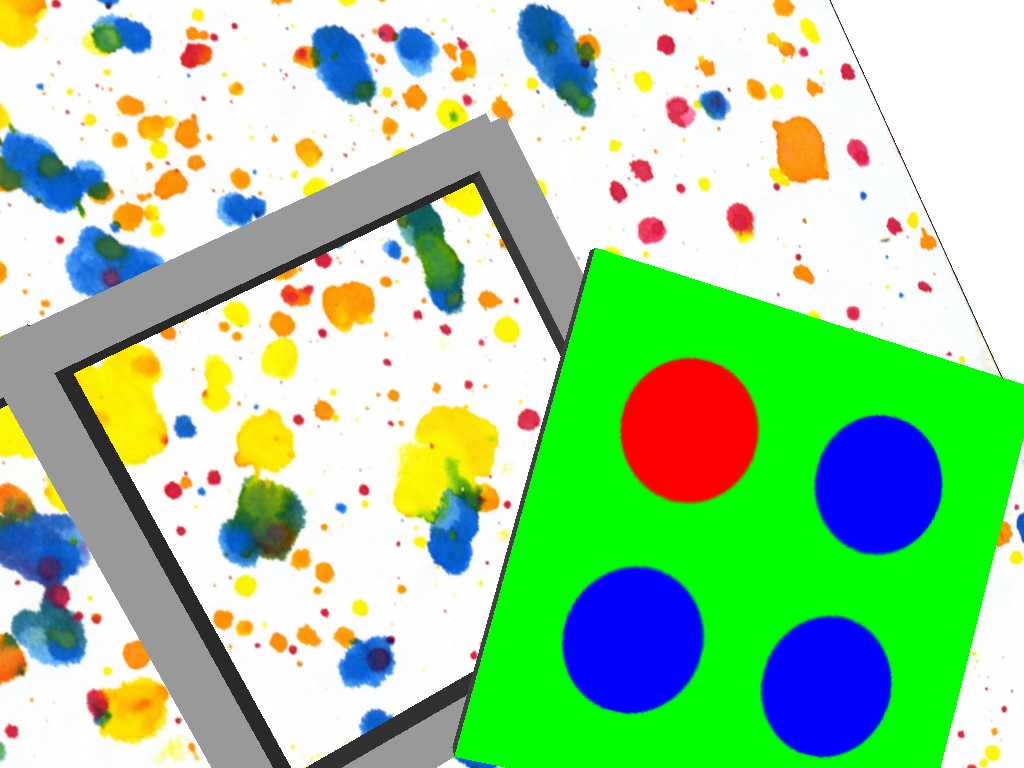
//> input picture Vision/Excercises/FinalProject/FinalProject_Marker1/debug_image_points2.png, 1024 x 768 px
$ ./main debug_image_points2.png   (built with g++ and OpenCV 4)
//> lines starting //> are read from the running program, lines starting //| are printed output that depends on the picture; after the words box and inside, x2 and y2 are one past the last pixel; in counts of white or black regions, pixels touching at a corner belong together
//> further down, current_image is the input picture: 768 rows x 1024 cols, CV_8UC3; mean B, G, R 158, 205.9, 160.9
#include <opencv2/imgproc.hpp>
#include <opencv2/highgui.hpp>

#include <functional>
#include <opencv2/calib3d.hpp>
#include <iostream>
#include <string>
#include <fstream>
#include <opencv2/opencv.hpp>

using namespace std;

// Calls the std::function<void()> passed as 'userdata'
// [10 lines left out: functions on_trackbar, showImage, not called in this run]

void applyMorph(cv::Mat &img, cv::Mat &imgOut, cv::MorphTypes type, const cv::Size &kernelSize, cv::MorphShapes morphShapes = cv::MORPH_ELLIPSE)
{
    //structuring element
    cv::Mat kernel = cv::getStructuringElement(morphShapes, kernelSize);
    //apply morph
    cv::Mat morphedImg;
    cv::morphologyEx(img, morphedImg, type, kernel);

    //return result
    imgOut = morphedImg;
}

void applyHSVSegmentation(cv::Mat &image, cv::Mat &imgOut, cv::Mat &maskOut,
                             cv::Scalar thresholdMAX, cv::Scalar thresholdMin,
                             cv::MorphTypes morphType = cv::MORPH_OPEN,
                             cv::Size kernelSize = cv::Size(0,0))
{
//> called with thresholdMAX = Scalar(109, 255, 255), thresholdMin = Scalar(110, 255, 255), kernelSize = Size(10, 10)
    //convert image to hsv
    cv::Mat imageHSV, imgThreshold1, imgThreshold2, mask;
    cv::cvtColor(image, imageHSV, cv::COLOR_BGR2HSV);
//> imageHSV: 768 rows x 1024 cols, CV_8UC3; mean H, S, V 43.9, 103.8, 234.3

    //check if thresholdMAX's HUE is less then thresholdMIN's HUE and apply wraparound logic
    if (thresholdMin[0] > thresholdMAX[0])
    {
        //wrap around
        cv::inRange(imageHSV,
                    cv::Scalar(thresholdMin[0], thresholdMin[1], thresholdMin[2]),
                    cv::Scalar(180, thresholdMin[1], thresholdMin[2]),
                    imgThreshold1);
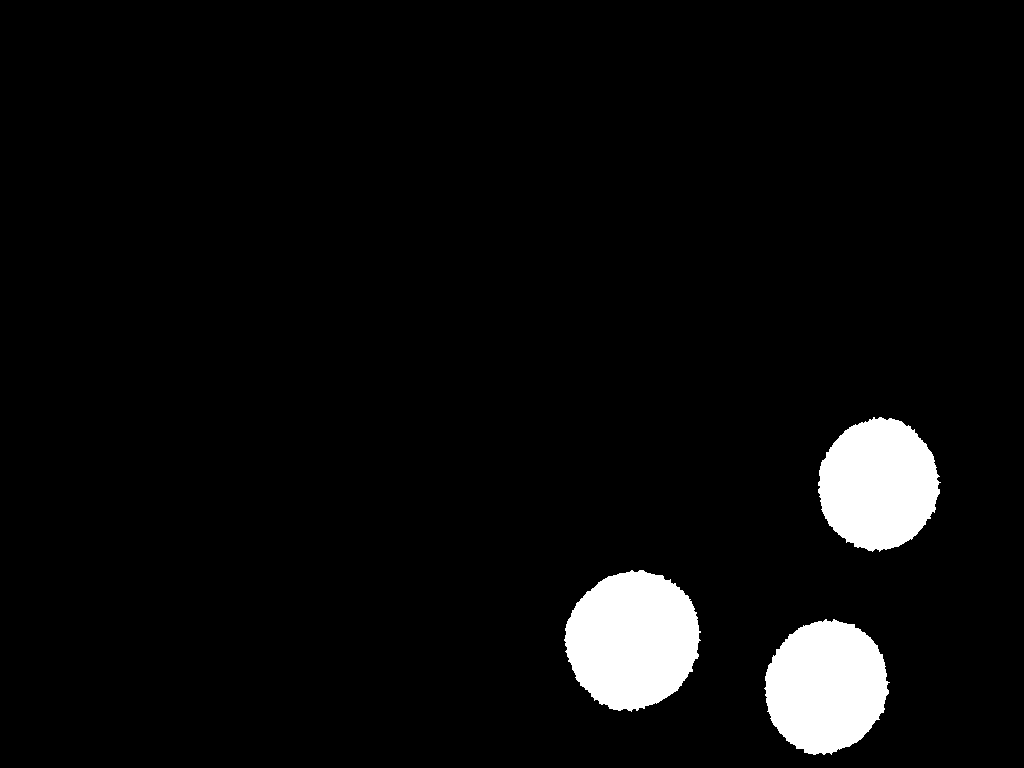
//> imgThreshold1: 768 rows x 1024 cols, CV_8UC1; 5.1% white; 3 white regions, box (x1, y1, x2, y2) and area: (564, 570, 701, 712) 14557, (764, 619, 890, 755) 12807, (818, 417, 941, 552) 12418

        cv::inRange(imageHSV,
                    cv::Scalar(0, 0, 0),
                    cv::Scalar(thresholdMAX[0], thresholdMAX[1], thresholdMAX[2]),
                    imgThreshold2);
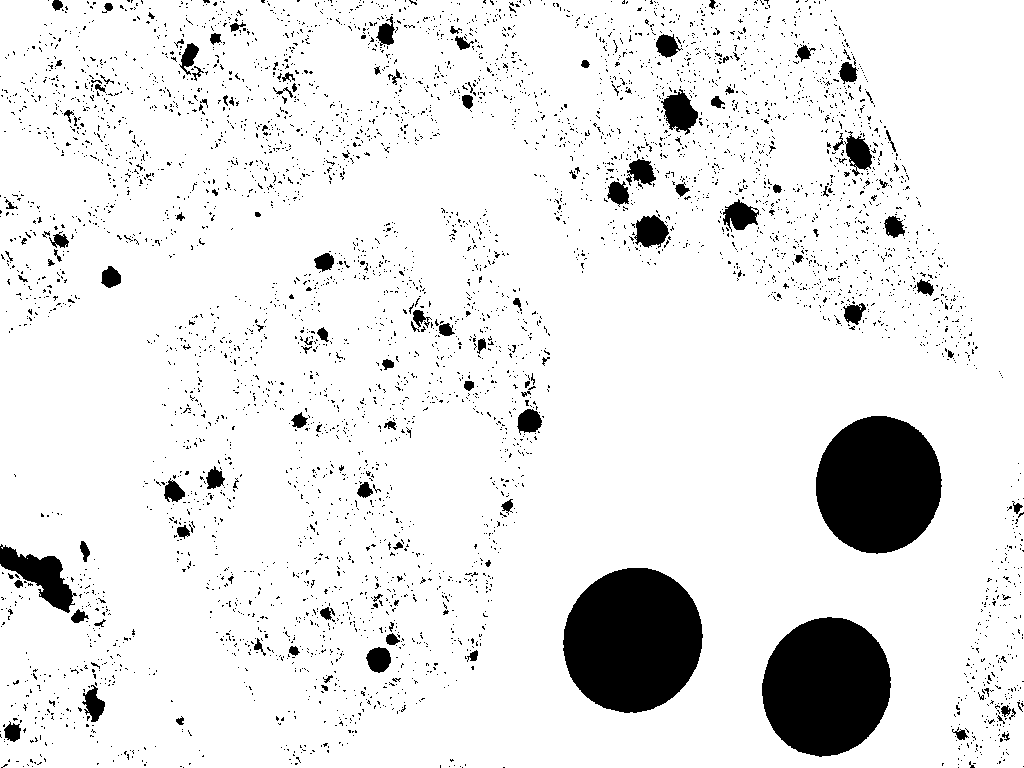
//> imgThreshold2: 768 rows x 1024 cols, CV_8UC1; 90.5% white; 4883 black regions (4749 under 20 px), largest, box (x1, y1, x2, y2) and area: (563, 568, 703, 713) 15817, (762, 617, 891, 757) 13992, (816, 416, 942, 554) 13553

        //combine thresholds
        mask = max(imgThreshold1, imgThreshold2);
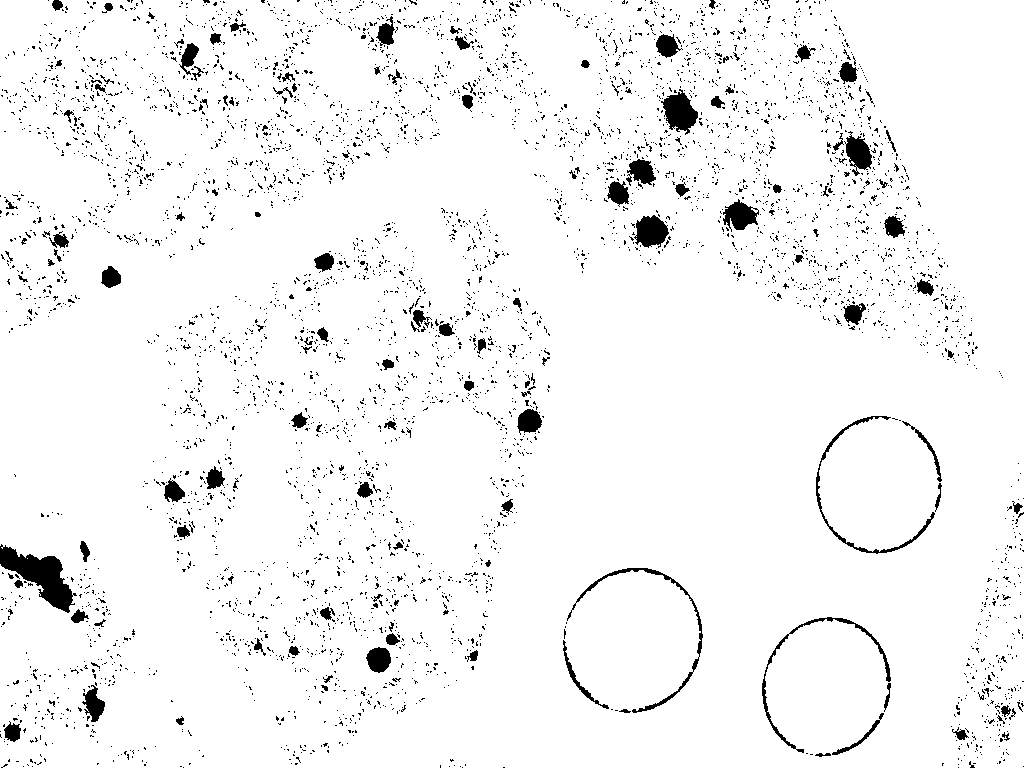
//> mask: 768 rows x 1024 cols, CV_8UC1; 95.5% white; 4899 black regions (4758 under 20 px), largest, box (x1, y1, x2, y2) and area: (0, 544, 77, 613) 2173, (661, 89, 698, 135) 972, (567, 568, 703, 713) 903
    }
    else
    {
        //single inrange
        cv::inRange(imageHSV,
                    cv::Scalar(thresholdMin[0], thresholdMin[1], thresholdMin[2]),
                    cv::Scalar(thresholdMAX[0], thresholdMAX[1], thresholdMAX[2]),
                    mask);
    }

    //if morph type != nullptr and kernelsize != nullptr do the morph operation
    if (kernelSize != cv::Size(0,0))
    {
        applyMorph(mask, mask, morphType, kernelSize);
//> in applyMorph, `cv::morphologyEx(img, morphedImg, type, kernel);`:
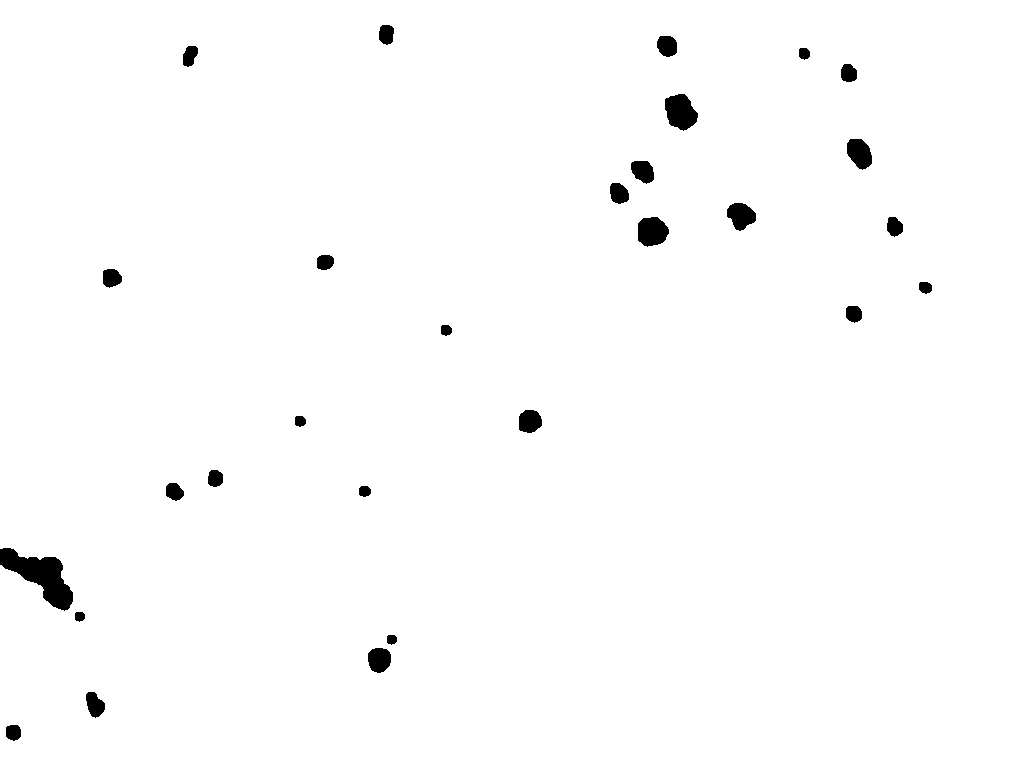
//> morphedImg: 768 rows x 1024 cols, CV_8UC1; 98.7% white; 28 black regions, largest, box (x1, y1, x2, y2) and area: (0, 548, 73, 611) 2083, (665, 94, 698, 131) 869, (638, 217, 669, 247) 725
    }

    cv::Mat endImg;
    cv::bitwise_and(image, image, endImg, mask);

    imgOut = endImg;
    maskOut = mask;
}

// [138 lines left out: functions findHSVSegmentation, findBlobDetecting, not called in this run]

void applyBlobDetecting(cv::Mat &image, vector<cv::KeyPoint>& keypoints, cv::Mat &imageKeypoints,
                        int minThres = 0, int maxThres = 255,
                        int minArea = 0, int maxArea = 100000,
                        int blobColor = 0, float minCircular = 0, float minInertia = 0)
{
    cv::Mat in_grey = image;
    //cv::cvtColor(image, in_grey, CV_BGR2GRAY);

    // Setup SimpleBlobDetector parameters.
    cv::SimpleBlobDetector::Params params;

    // Change thresholds
    params.minThreshold = minThres;
    params.maxThreshold = maxThres;

    // Filter by Area.
    params.filterByArea = true;
    params.minArea = minArea;
    params.maxArea = maxArea;

    //filter by color
    params.filterByColor = true;
    params.blobColor = blobColor;

    // Filter by Circularity
    params.filterByCircularity = true;
    params.minCircularity = minCircular;
    params.maxCircularity = 1;

    // Filter by Convexity
    params.filterByConvexity = false;
    params.minConvexity = 0.87;

    // Filter by Inertia
    params.filterByInertia = true;
    params.minInertiaRatio = minInertia;

//> (the run ends here: the program stops with an error, at `cv::Ptr<cv::SimpleBlobDetector> detector = cv::SimpleBlobDetector::cre..`)
